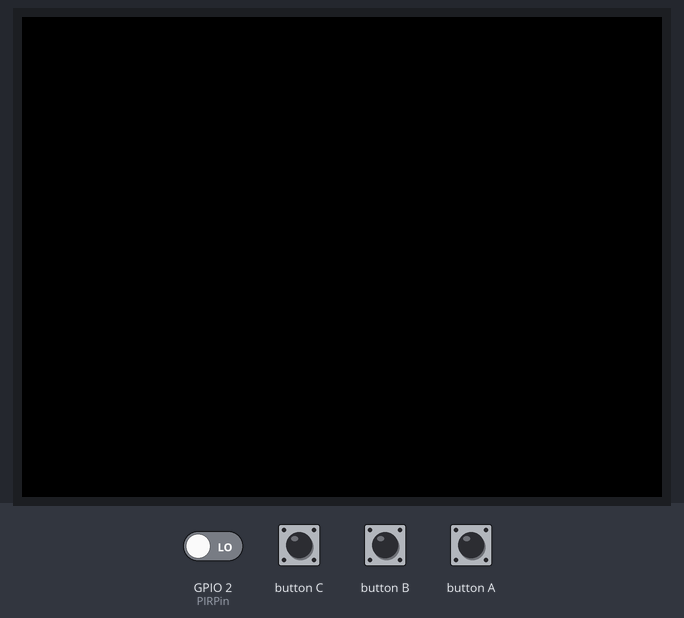
The sketch below on a simulated ESP32. Shown: 320×240 colour display. Inputs (shaded band) come from the test bench; at power-on: GPIO 2 (PIRPin) LOW. What the sketch prints to the serial monitor is not drawn.

Above: at 1.3 s.
1.4 s: GPIO 2 (PIRPin) driven HIGH
At 2.6 s:
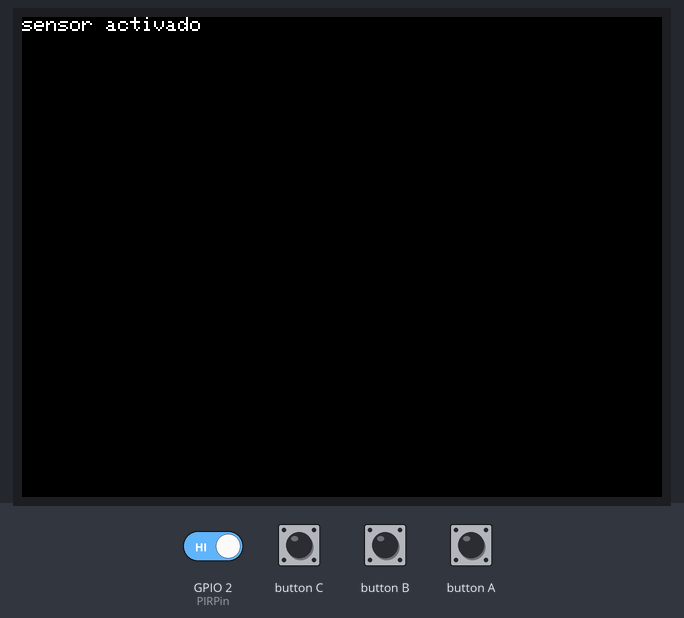
2.9 s: GPIO 2 (PIRPin) driven LOW
At 4.0 s:
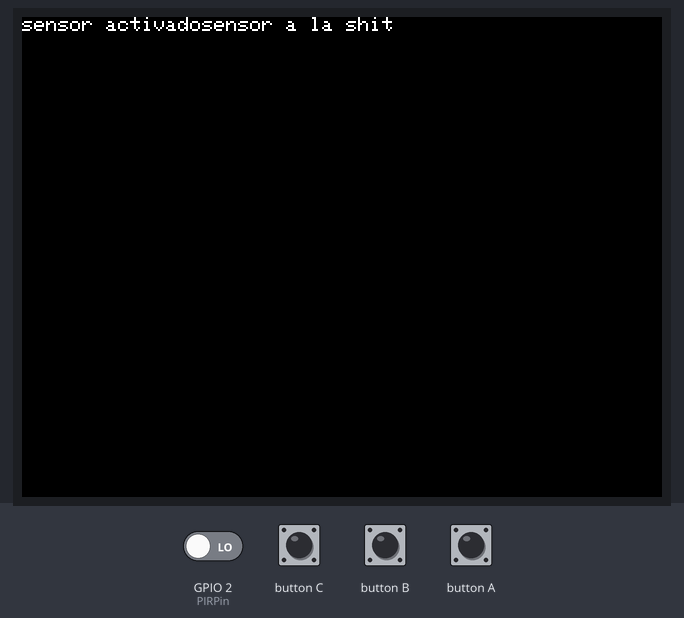
4.4 s: GPIO 2 (PIRPin) driven HIGH
At 5.1 s:
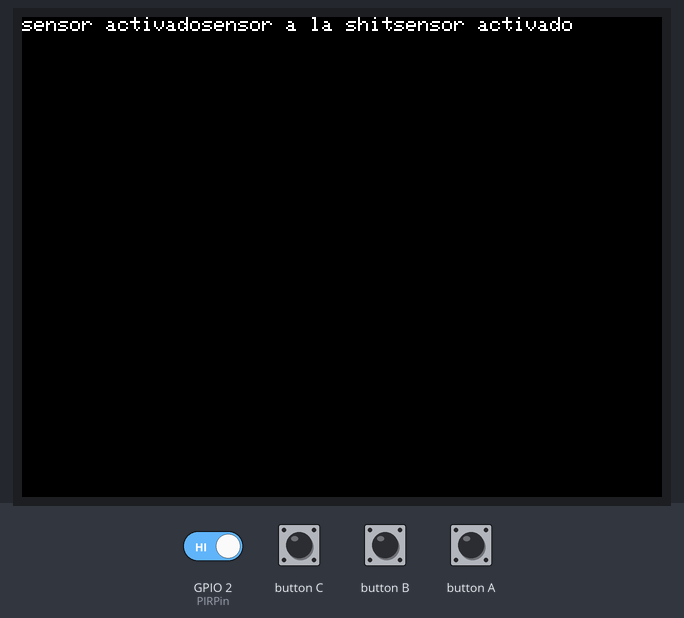
Timing chart, 0 to 7.4 s (numbered marks = the images above; inputs shaded):
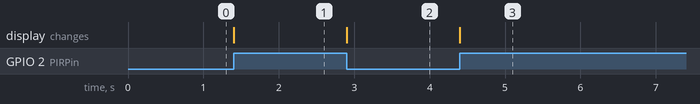

Measured:
- after the input at 1.4 s, the display: changes at once (image 1)
- after the input at 2.9 s, the display: changes at once (image 2)
- after the input at 4.4 s, the display: changes at once (image 3)

The sketch:

SensorPresencia.ino
```cpp
#include <M5Stack.h>
const int PIRPin = 2;         // pin de entrada (for PIR sensor)

int pirState = LOW;           // de inicio no hay movimiento
int val = 0;                  // estado del pin

void setup()
{
   pinMode(PIRPin, INPUT);
   Serial.begin(115200);
   M5.begin();
}

void loop()
{
   val = digitalRead(PIRPin);
   if (val == HIGH)   //si está activado
   {
      if (pirState == LOW)  //si previamente estaba apagado
      {
        M5.Lcd.printf("sensor activado");
        Serial.println("Sensor activado");
        pirState = HIGH;
      }
   }
   else   //si esta desactivado
   {
      if (pirState == HIGH)  //si previamente estaba encendido
      {
        Serial.println("Sensor parado");
        M5.Lcd.printf("sensor a la shit");
        pirState = LOW;
      }
   }
   M5.update();
}
```
